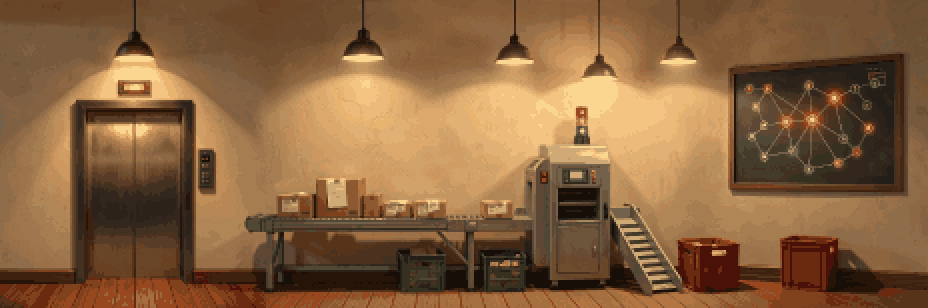
#> input picture web3d/pixel/paintings/picks/billie_orchestrator-px.png, 928 x 308 px; its folder holds only this picture in this run
$ python pixelate.py paintings/picks/billie_orchestrator-px.png out.png
#> lines starting #> are read from the running program, lines starting #| are printed output that depends on the picture
### web3d/pixel/art_common.py
"""What the art scripts share, with Pillow alone at import (numpy, where a helper needs it, inside that helper): the paths,
the panoramas' size, the palette of what is drawn in code, the Draw Things call, the magenta key and the reduce of a
sprite, the tower's coarse grid (coarsen, regrid), the mends pasted over a pick, a painting's glass and its relighting at another hour, and the lossless save.

New keys in the JSON the pages read give a box as [x0, y0, x1, y1] in art px, as the scenes' FX do.
"""
import base64
import io
import json
import sys
import urllib.request
from pathlib import Path

from PIL import Image, ImageDraw, ImageFilter

PIXEL = Path(__file__).resolve().parent
ROOT = PIXEL.parents[1]                       # the repository
PAINTINGS = PIXEL / "paintings"
CANDIDATES = PAINTINGS / "candidates"         # what Draw Things painted (only the picks' inputs are committed)
PICKS = PAINTINGS / "picks"                   # what the bakes read
OUT = ROOT / "static" / "building" / "pixel"  # where every bake writes unless told otherwise

# The panoramas (the city, Workshop Row, the Library and the rooms): painted PW x PH, a 4:1 blockout of H rows; Draw Things
# paints whole 64s, and the city's pick 700's last 32 rows are black. Baked ART_W wide on COLOURS colours.
PW, H = 3456, 864
PH = H // 64 * 64
ART_W, COLOURS = 1440, 64
SIZE = [ART_W, round(ART_W * PH / PW)]


def ramp(*hexes):
    return [tuple(int(h[i:i + 2], 16) for i in (1, 3, 5)) for h in hexes]


# The palette of what is drawn in code (the floors' slabs, lights, screens), the accents and the icons (gen_icons.py). The
# paintings, and the covers baked from them, keep their own colours.
R = {
    "wall": ramp("#2a2226", "#3d3034", "#574447", "#77605c", "#9a8072", "#bfa58c"),
    "wood": ramp("#24170f", "#3b2618", "#583a22", "#7a5530", "#9e7441", "#c39a5c"),
    "plank": ramp("#1f1610", "#33231a", "#4c3526", "#6a4b35", "#8a6446", "#ac8159"),
    "dark": ramp("#0d0f14", "#151923", "#1f2532", "#2b3344", "#3b4559", "#505d74"),
    "amber": ramp("#3a2208", "#6a3f0c", "#a0640f", "#d38f1b", "#f2b13b", "#ffd77a"),
    "steel": ramp("#1c2026", "#30363e", "#4a525c", "#6d7782", "#97a2ac", "#c9d1d7"),
    "chalk": ramp("#141c18", "#1e2a24", "#2b3a32", "#3d5046", "#5a7064", "#8aa294"),
    "plant": ramp("#0f1f16", "#173222", "#22482f", "#2f613e", "#43804f", "#68a466"),
    "cream": ramp("#3a3530", "#5d564d", "#857c70", "#ada395", "#d3cabb", "#f2ece0"),
    "sky": ramp("#141a33", "#232a4d", "#3b3f6a", "#5d5a86", "#8e78a0", "#d79a9c"),
    "red": ramp("#2a0d0f", "#4a1418", "#73201f", "#a03227", "#c94f33", "#e7794a"),
    "blue": ramp("#0f1a2e", "#17284a", "#21406f", "#2f5c96", "#4f86c0", "#86b6e0"),
    "cyan": ramp("#08262c", "#0d3f49", "#126470", "#1c94a0", "#3fc6cf", "#9cf0f2"),
    "violet": ramp("#1b1230", "#2c1c4f", "#47307a", "#6a4fa8", "#9b7bff", "#cdbcff"),
    "magenta": ramp("#2a0f33", "#4a1757", "#74228a", "#a332b8", "#d04ee0", "#f09af5"),
    "coral": ramp("#2c0f0e", "#521b18", "#7f2c24", "#b44434", "#ff6b5a", "#ffb0a2"),
    "mint": ramp("#0e211b", "#183b30", "#24594a", "#3a8068", "#62b08e", "#a9dcc2"),
    "grey": ramp("#1a1c1f", "#2e3136", "#484c52", "#6a6f76", "#9499a0", "#c8ccd1"),
}
assert len({c for r in R.values() for c in r}) == sum(len(r) for r in R.values()), "two ramps share a colour"
INK = (10, 11, 16)                                  # outlines
BAYER = [[0, 8, 2, 10], [12, 4, 14, 6], [3, 11, 1, 9], [15, 7, 13, 5]]


# [191 lines left out: functions name, pick, call, paint_candidate, magenta, key and 9 more, not called in this run]


def save_lossless(im, path):
    """Write the art as small as it goes without changing a pixel (#184): lossless WebP for a .webp path, else a PNG
    indexed on the picture's own colours (the art has well under 256). Read back and checked before it returns."""
    path = Path(path)
    ref = im.convert("RGBA" if "A" in im.getbands() or "transparency" in im.info else "RGB")
    if path.suffix == ".webp":
        ref.save(path, "WEBP", lossless=True, quality=100, method=6, exact=True)   # exact: keeps a clear pixel's colour
    elif colours := ref.getcolors(256):
        pal = [c for _, c in colours]
        index = {c: i for i, c in enumerate(pal)}
        p = Image.new("P", ref.size)
        p.putdata([index[c] for c in ref.get_flattened_data()])
        p.putpalette([v for c in pal for v in c], rawmode=ref.mode)
        p.save(path, optimize=True)
    else:
        ref.save(path, optimize=True)
    with Image.open(path) as back:
        assert back.convert("RGBA").tobytes() == ref.convert("RGBA").tobytes(), f"{path} does not read back as drawn"

### web3d/pixel/pixelate.py
# /// script
# requires-python = ">=3.11"
# dependencies = ["pillow==12.1.0", "numpy==2.3.4"]
# ///
"""Turn a painting into the blog's pixel art (no model): its covers and the art inside a post.

uv run web3d/pixel/pixelate.py SRC OUT [--size 960x540] [--colours 64] [--line-art]

bake() is the city's and the Library's bake (gen_library.bake): BOX downscale, then this picture's own colours by median
cut with a few k-means passes, undithered. A 3px median first takes the cover JPEGs' block noise out, which a near 1:1
reduction would otherwise keep as speckle. --line-art swaps the median for a 3px min filter, so a diagram's thin lines
thicken instead of vanishing in the box.
"""
import argparse
import sys
from pathlib import Path

import numpy as np
from PIL import Image, ImageFilter

sys.path.insert(0, str(Path(__file__).resolve().parent))
from art_common import save_lossless  # noqa: E402


def bake(src, size, colours=64, line_art=False):
#> called with size = (960, 540), colours = 64, line_art = False
    src = src.convert("RGB").filter(ImageFilter.MinFilter(3) if line_art else ImageFilter.MedianFilter(3))
    return src.resize(size, Image.BOX).quantize(colours, method=Image.Quantize.MEDIANCUT, kmeans=3,
                                                 dither=Image.Dither.NONE).convert("RGB")
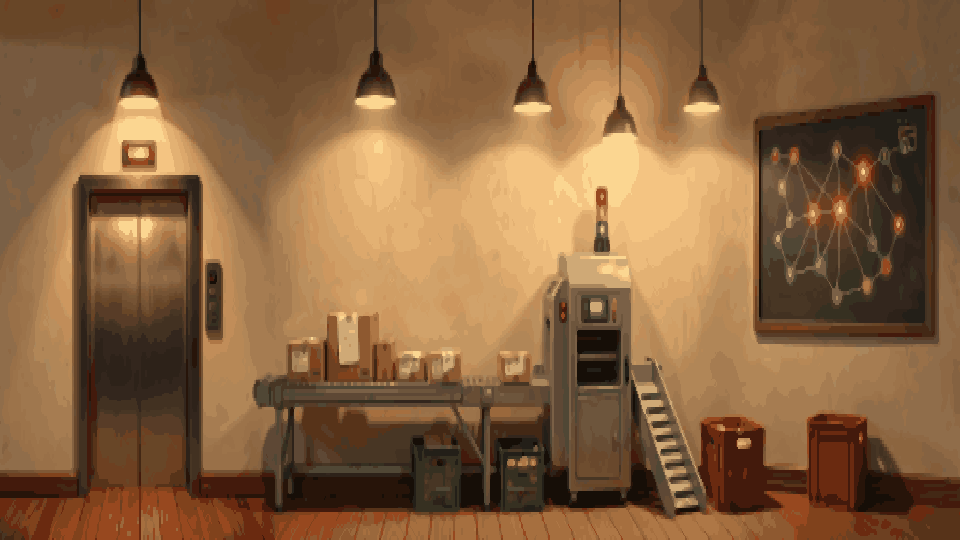
#> returned value: PIL image 960x540 RGB; mean R, G, B 135.8, 98.5, 62.8


if __name__ == "__main__":
    ap = argparse.ArgumentParser()
    ap.add_argument("src")
    ap.add_argument("out")
    ap.add_argument("--size", default="960x540")
    ap.add_argument("--colours", type=int, default=64)
    ap.add_argument("--line-art", action="store_true", help="thin-line diagrams: thicken lines, no median")
    a = ap.parse_args()
    w, h = map(int, a.size.split("x"))
    im = bake(Image.open(a.src), (w, h), a.colours, a.line_art)
    save_lossless(im, a.out)
#> in save_lossless, `p = Image.new("P", ref.size)`: p: PIL image 960x540 P; every value is 0
#> (the run stopped early here; a loop or call above may not have finished)

$ run again, on web3d/pixel/paintings/picks/cab-px.png
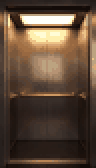
#> input picture web3d/pixel/paintings/picks/cab-px.png, 96 x 168 px
#> in bake, `src = src.convert("RGB").filter(ImageFilter.MinFilter(3) if line_art e..`:
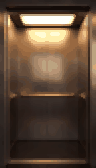
#> src: PIL image 96x168 RGB; mean R, G, B 93.4, 73.2, 56.4
#> in bake, `return src.resize(size, Image.BOX).quantize(colours, method=Image.Quan..`:
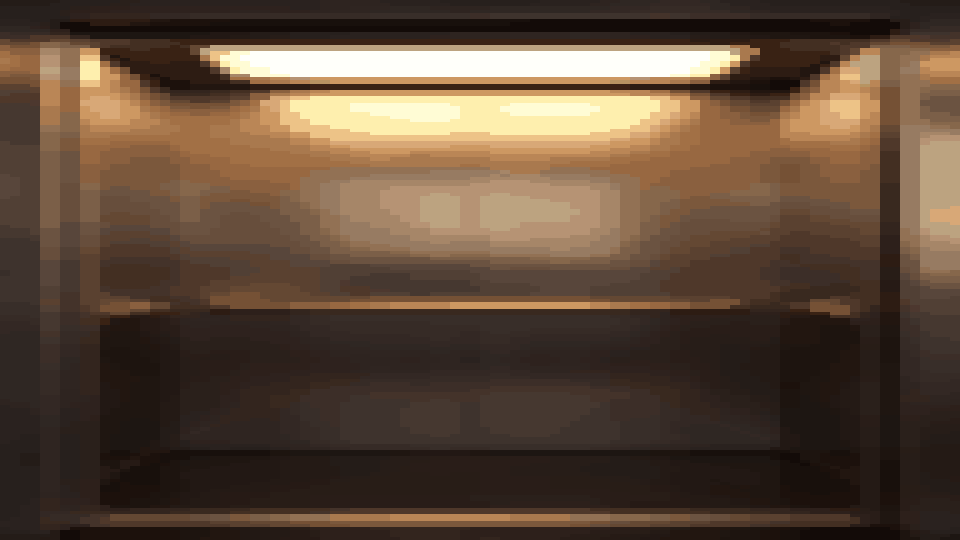
#> returned value: PIL image 960x540 RGB; mean R, G, B 93.5, 73.3, 56.5
#> p: PIL image 960x540 P; every value is 0

$ run again, on web3d/pixel/paintings/picks/city-depth.png
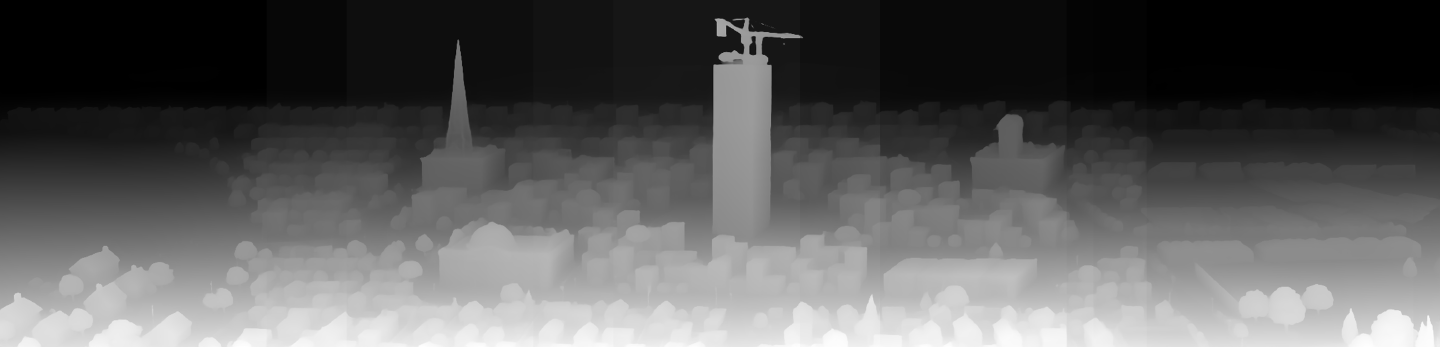
#> input picture web3d/pixel/paintings/picks/city-depth.png, 1440 x 347 px
#> in bake, `return src.resize(size, Image.BOX).quantize(colours, method=Image.Quan..`:
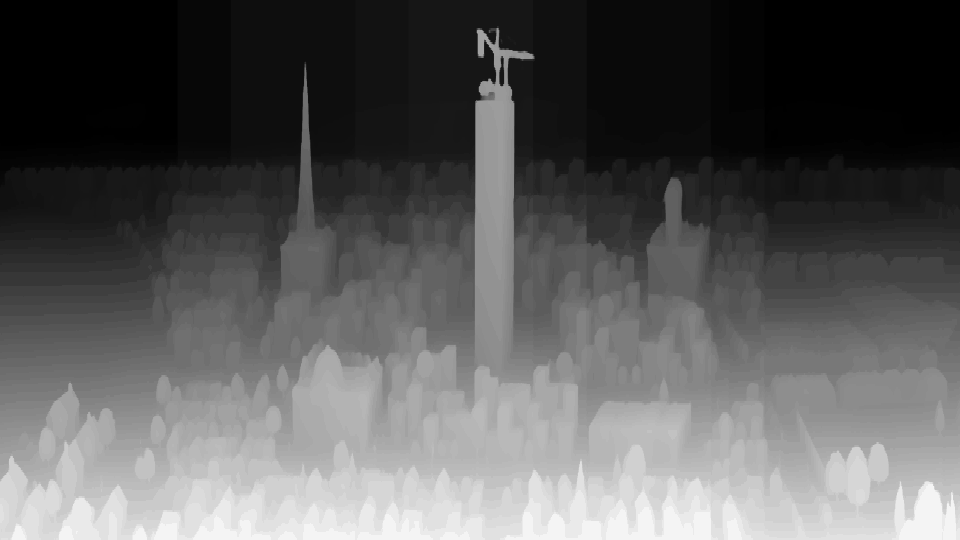
#> returned value: PIL image 960x540 RGB; min 0, max 244, mean 91
#> p: PIL image 960x540 P; every value is 0

$ run again, on web3d/pixel/paintings/picks/billie_payments-fine-px.png
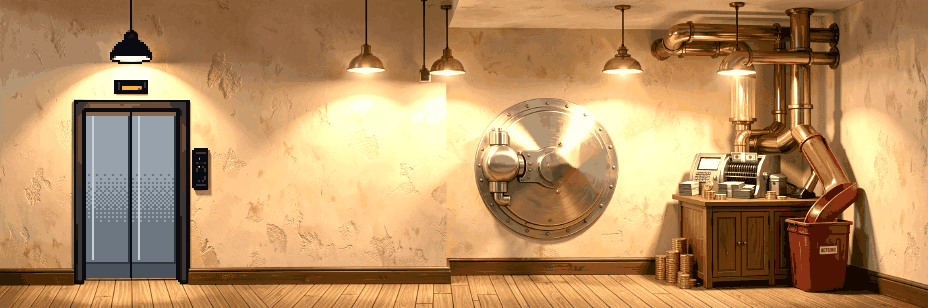
#> input picture web3d/pixel/paintings/picks/billie_payments-fine-px.png, 928 x 308 px
#> in bake, `src = src.convert("RGB").filter(ImageFilter.MinFilter(3) if line_art e..`:
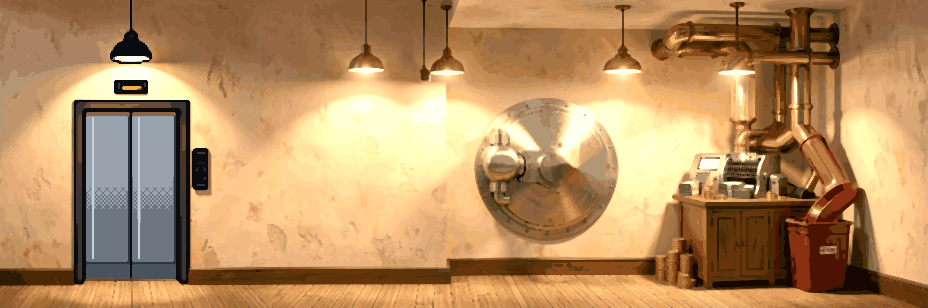
#> src: PIL image 928x308 RGB; mean R, G, B 183.4, 143.5, 97.7
#> in bake, `return src.resize(size, Image.BOX).quantize(colours, method=Image.Quan..`:
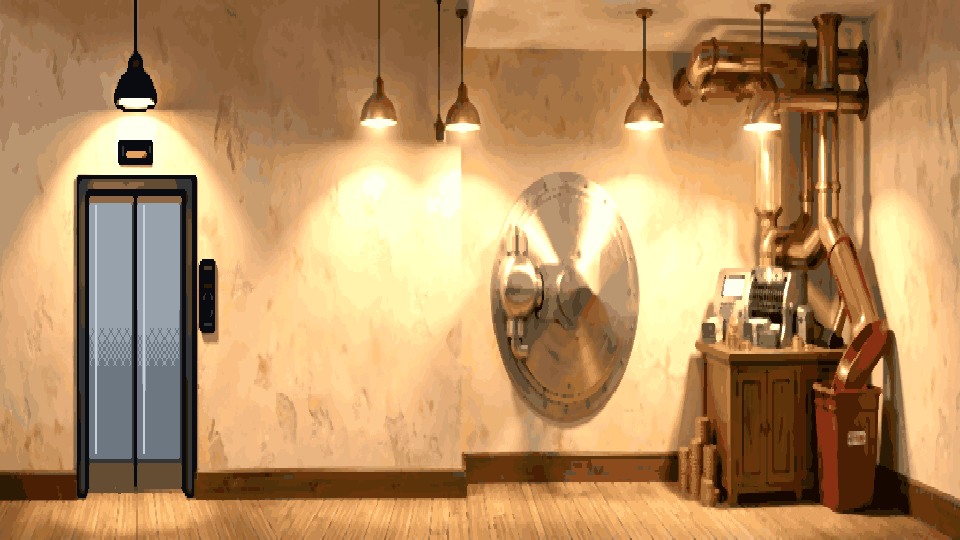
#> returned value: PIL image 960x540 RGB; mean R, G, B 183.2, 143.4, 97.7
#> p: PIL image 960x540 P; every value is 0
